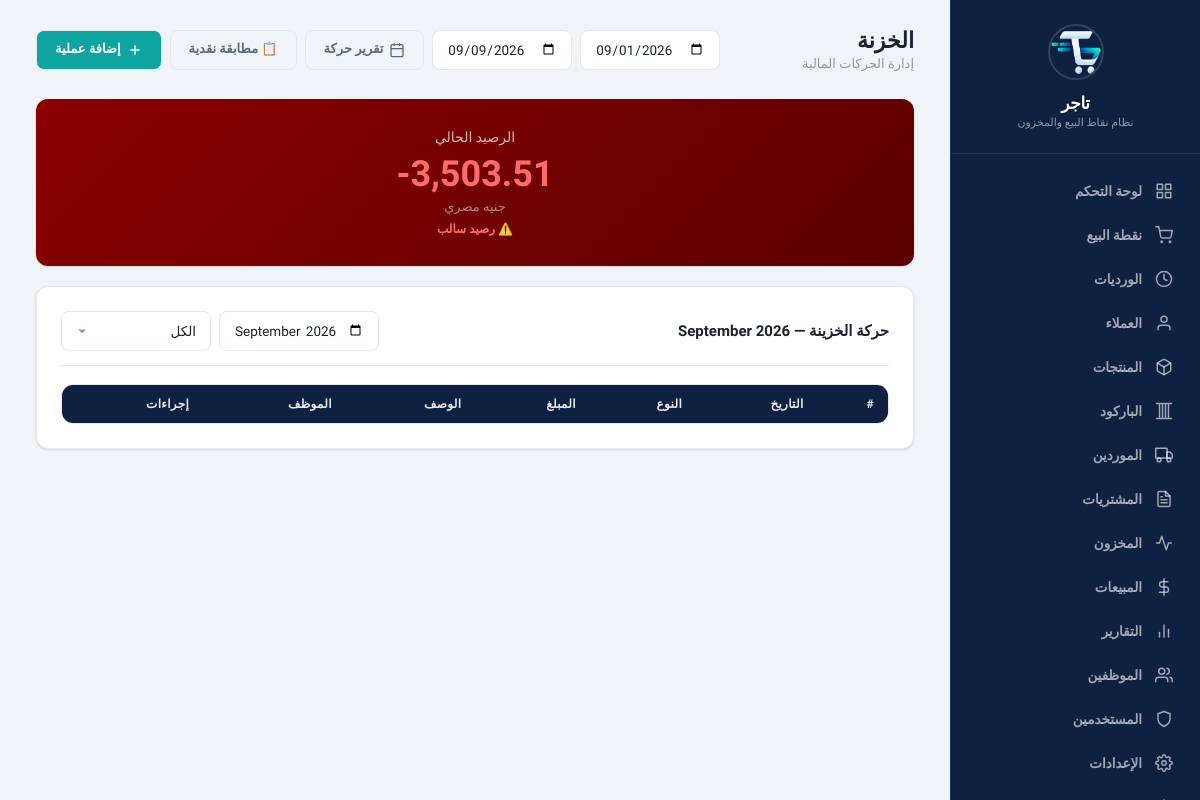
Before: /?page=safe (signed in) with the older database file.
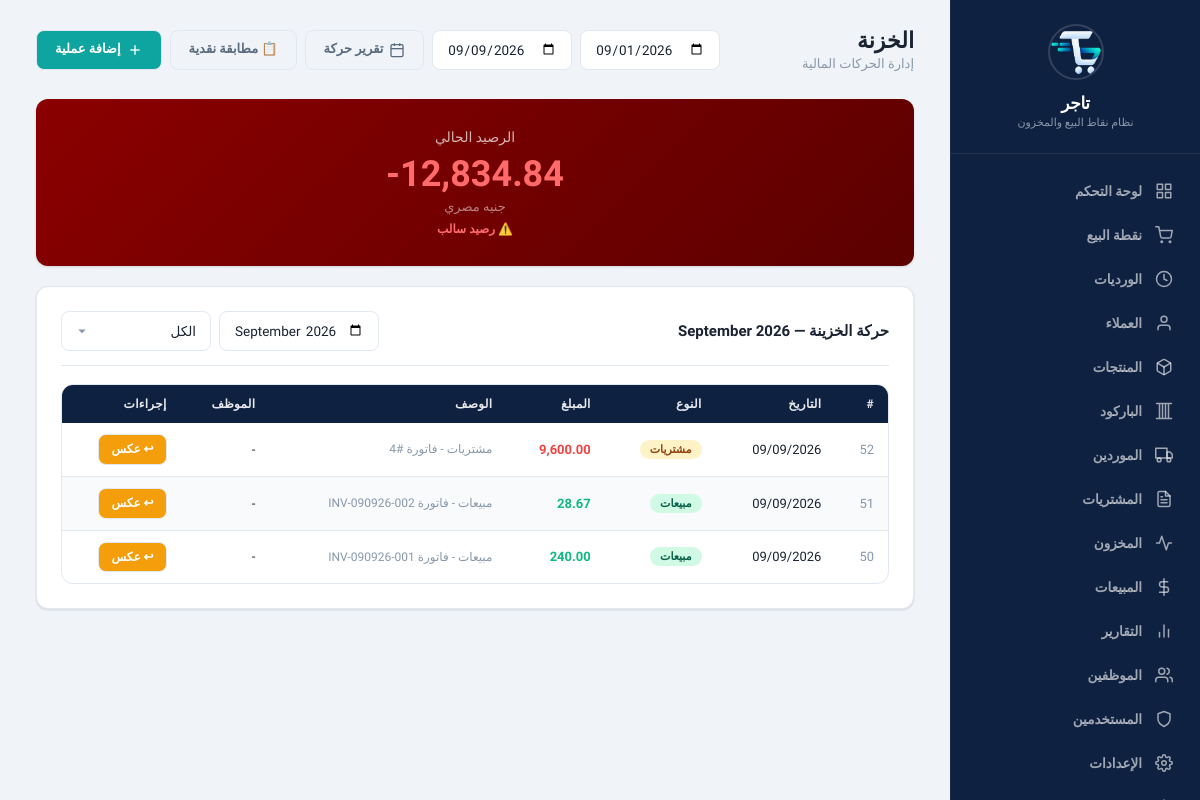
After: the same page with the newer database file.
### tables this page shows
CREATE TABLE safe_transactions (
        id INTEGER PRIMARY KEY AUTOINCREMENT,
        type TEXT NOT NULL,
        amount REAL NOT NULL,
        date DATE NOT NULL,
        description TEXT,
        employee_id INTEGER NULL,
        category_id INTEGER NULL,
        created_at DATETIME DEFAULT CURRENT_TIMESTAMP, related_transaction_id INTEGER DEFAULT NULL, transaction_type TEXT NOT NULL DEFAULT 'normal', reversal_reason TEXT DEFAULT NULL, reversed_by TEXT DEFAULT NULL, reversed_at TEXT DEFAULT NULL, status TEXT NOT NULL DEFAULT 'active',
        FOREIGN KEY(employee_id) REFERENCES employees(id)
    );

### www/app/controllers/SafeController.php (called while the page is built, shortened)
<?php
class SafeController {
    private $db;
    public function __construct() {
        $this->db = Database::getInstance()->getConnection();
    }
    public function index() {
        $month = $_GET['month'] ?? date('Y-m');
        $sql = "SELECT t.*, e.name as employee_name
                FROM safe_transactions t
                LEFT JOIN employees e ON t.employee_id = e.id
                WHERE strftime('%Y-%m', t.date) = :month ";
        $params = [':month' => $month];
        $sql .= " ORDER BY t.date DESC, t.id DESC";
        $stmt = $this->db->prepare($sql);
        $stmt->execute($params);
        $transactions = $stmt->fetchAll(PDO::FETCH_ASSOC);
        $balance = $this->calculateCurrentBalance();
        include APP_PATH . '/views/layout/header.php';
        include APP_PATH . '/views/safe/index.php';
        include APP_PATH . '/views/layout/footer.php';
    }
    private function calculateCurrentBalance() {
        $inTypes = "('deposit', 'opening', 'sale', 'purchase_void', 'debt_settlement', 'funding')";
        $outTypes = "('sale_void', 'expense', 'withdrawal', 'advance', 'salary', 'salary_payment', 'purchase', 'sale_return')";
        $sql = "SELECT
                    SUM(CASE
                        WHEN transaction_type = 'reversal' AND type IN $outTypes THEN amount
                        WHEN transaction_type != 'reversal' AND type IN $inTypes THEN amount
                        ELSE 0
                    END) as total_in,
                    SUM(CASE
                        WHEN transaction_type = 'reversal' AND type IN $inTypes THEN amount
                        WHEN transaction_type != 'reversal' AND type IN $outTypes THEN amount
                        ELSE 0
                    END) as total_out
                FROM safe_transactions";
        $row = $this->db->query($sql)->fetch(PDO::FETCH_ASSOC);
        return ($row['total_in'] ?? 0) - ($row['total_out'] ?? 0);
    }
}

### www/app/config/database.php (called while the page is built, shortened)
<?php
class Database {
    private static $instance = null;
    private $pdo;
    private function __construct() {
        $this->dbPath = __DIR__ . '/../../data/pos_system.db';
        try {
            $this->pdo = new PDO('sqlite:' . $this->dbPath);
            $this->pdo->setAttribute(PDO::ATTR_ERRMODE, PDO::ERRMODE_EXCEPTION);
            $this->pdo->setAttribute(PDO::ATTR_DEFAULT_FETCH_MODE, PDO::FETCH_ASSOC);
            $this->pdo->exec('PRAGMA journal_mode = WAL');
            $this->pdo->exec('PRAGMA foreign_keys = ON');
            $this->pdo->exec('PRAGMA busy_timeout = 5000');
            $this->pdo->exec('PRAGMA synchronous = NORMAL');
            $this->pdo->exec('PRAGMA cache_size = -8000');
            $this->pdo->exec('PRAGMA temp_store = MEMORY');
        } catch (PDOException $e) {
            die('Database connection failed: ' . $e->getMessage());
        }
    }
    public static function getInstance() {
        if (self::$instance === null) {
            self::$instance = new self();
        }
        return self::$instance;
    }
    public function getConnection() {
        return $this->pdo;
    }
    public function migrate() {
        $this->pdo->exec(
            "CREATE TABLE IF NOT EXISTS migrations (
                id INTEGER PRIMARY KEY AUTOINCREMENT,
                filename TEXT NOT NULL UNIQUE,
                applied_at TEXT NOT NULL DEFAULT (datetime('now', 'localtime'))
            )"
        );
    }
}

### www/app/views/safe/index.php (the view, shortened to what the changed rows need)
<?php require_once 'app/views/layout/header.php'; ?>
<div class="page-header">
    <div>
        <h1>الخزنة</h1>
        <p class="subtitle">إدارة الحركات المالية</p>
    </div>
    <div class="btn-group">
        <input type="date" id="reportFrom" class="form-control" style="width:140px;" value="<?= date('Y-m-01') ?>">
        <input type="date" id="reportTo" class="form-control" style="width:140px;" value="<?= date('Y-m-d') ?>">
        <button class="btn btn-outline" onclick="openReport()">
            <svg width="16" height="16" viewBox="0 0 24 24" fill="none" stroke="currentColor" stroke-width="2"><rect x="3" y="4" width="18" height="18" rx="2" ry="2"></rect><line x1="16" y1="2" x2="16" y2="6"></line><line x1="8" y1="2" x2="8" y2="6"></line><line x1="3" y1="10" x2="21" y2="10"></line></svg>
            تقرير حركة
        </button>
        <button class="btn btn-outline" onclick="openReconcileModal()">📋 مطابقة نقدية</button>
        <button class="btn btn-primary" onclick="openTransactionModal()">
            <svg width="16" height="16" viewBox="0 0 24 24" fill="none" stroke="currentColor" stroke-width="2"><line x1="12" y1="5" x2="12" y2="19"></line><line x1="5" y1="12" x2="19" y2="12"></line></svg>
            إضافة عملية
        </button>
    </div>
</div>
<div class="card" style="background:linear-gradient(135deg, <?= $balance < 0 ? '#8b0000 0%, #5c0000 100%' : '#0f2140 0%, #152d54 100%' ?>);border:none;text-align:center;padding:30px;">
    <div style="color:rgba(255,255,255,0.7);font-size:14px;margin-bottom:8px;">الرصيد الحالي</div>
    <div style="color:<?= $balance < 0 ? '#ff6b6b' : '#5ee2db' ?>;font-size:36px;font-weight:800;direction:ltr;"><?= number_format($balance, 2) ?></div>
    <div style="color:rgba(255,255,255,0.5);font-size:13px;margin-top:4px;">جنيه مصري</div>
    <?php if ($balance < 0): ?>
    <div style="color:#ff6b6b;font-size:12px;margin-top:8px;font-weight:600;">⚠️ رصيد سالب</div>
    <?php endif; ?>
</div>
<div class="card">
    <div class="card-header">
        <h3>حركة الخزينة — <?= date('F Y', strtotime($month)) ?></h3>
        <div>
            <form method="GET" style="display:flex;gap:8px;">
                <input type="month" name="month" class="form-control" value="<?= $month ?>" onchange="this.form.submit()" style="width:160px;">
                <select name="type" class="form-control" onchange="this.form.submit()" style="width:150px;">
                    <option value="">الكل</option>
                </select>
            </form>
        </div>
    </div>
    <div class="table-wrapper">
        <table>
            <thead>
                <tr>
                    <th>#</th>
                    <th>التاريخ</th>
                    <th>النوع</th>
                    <th>المبلغ</th>
                    <th>الوصف</th>
                    <th>الموظف</th>
                    <th>إجراءات</th>
                </tr>
            </thead>
            <tbody>
                <?php foreach ($transactions as $t): ?>
                <tr id="txn-<?= $t['id'] ?>" <?= $t['status'] === 'reversed' ? 'style="opacity:0.6;"' : '' ?>>
                    <td class="text-muted"><?= $t['id'] ?></td>
                    <td><?= date('d/m/Y', strtotime($t['date'])) ?></td>
                    <td>
                        <?php
                            switch($t['type']) {
                                case 'sale': echo '<span class="badge badge-success">مبيعات</span>'; break;
                                case 'purchase': echo '<span class="badge badge-warning">مشتريات</span>'; break;
                            }
                        ?>
                    </td>
                    <td style="font-weight:bold; <?= in_array($t['type'], ['deposit', 'opening', 'sale', 'debt_settlement', 'funding']) ? 'color:var(--success)' : 'color:var(--danger)' ?>">
                        <?= number_format($t['amount'], 2) ?>
                    </td>
                    <td class="text-muted fs-sm"><?= htmlspecialchars($t['description']) ?></td>
                    <td><?= htmlspecialchars($t['employee_name'] ?? '-') ?></td>
                    <td>
                        <?php if ($t['status'] === 'reversed'): ?>
                            <span class="badge badge-secondary">معكوس</span>
                        <?php else: ?>
                            <button class="btn btn-sm btn-warning" onclick="openReverseModal(<?= $t['id'] ?>, '<?= htmlspecialchars($t['type']) ?>', <?= $t['amount'] ?>, '<?= htmlspecialchars($t['description'] ?? '') ?>')" title="عكس العملية">↩ عكس</button>
                        <?php endif; ?>
                    </td>
                </tr>
                <?php endforeach; ?>
            </tbody>
        </table>
    </div>
</div>
<?php require_once 'app/views/layout/footer.php'; ?>

Changed rows visible on the page:
added safe_transactions: id "52", date "09/09/2026", type "مشتريات", amount "9,600.00", description "مشتريات - فاتورة #4", employee_name "-"
added safe_transactions: id "51", date "09/09/2026", type "مبيعات", amount "28.67", description "مبيعات - فاتورة INV-090926-002", employee_name "-"
added safe_transactions: id "50", date "09/09/2026", type "مبيعات", amount "240.00", description "مبيعات - فاتورة INV-090926-001", employee_name "-"
Other visible differences:
$balance: "-3,503.51" → "-12,834.84"
